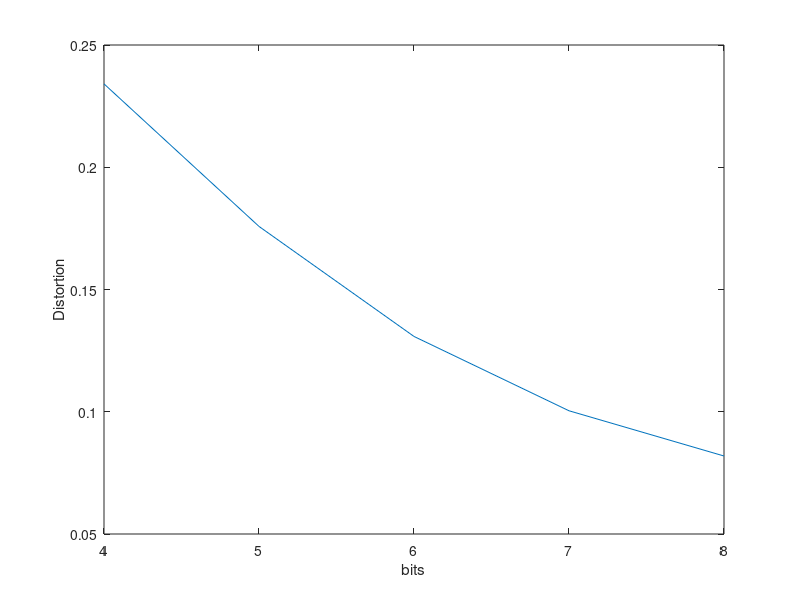

This chart was generated by the following MATLAB code:
a = [16,32,64,128,256];
b = [32,25.6,21.33,18.285,16];
c = [0.2341,0.1758,0.1308,0.1004,0.0819];
bits = [4,5,6,7,8]

plot(bits,c)
xlabel('bits') 
ylabel('Distortion') 